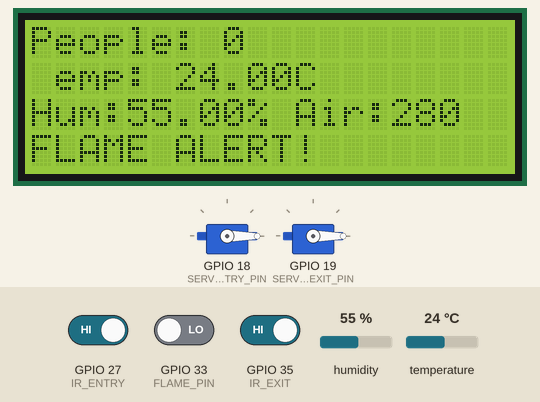
A sketch run on a simulated ESP32. Shown: 20×4 character LCD, 2 × servo. Inputs (shaded band) come from the test bench; at power-on: GPIO 27 (IR_ENTRY) HIGH, GPIO 35 (IR_EXIT) HIGH, GPIO 33 (FLAME_PIN) LOW, humidity 55 %, temperature 24 °C. WiFi joins after 1.5 s; servers stay silent unless stated; random numbers use the default seed unless the sketch sets one.

Above: at 4.5 s.
4.6 s: GPIO 27 (IR_ENTRY) driven LOW
At 5.1 s:
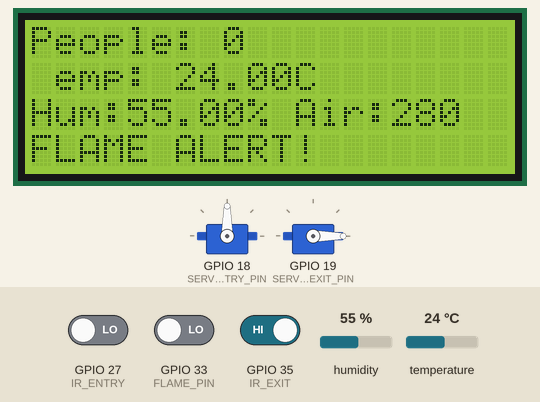
10.6 s: GPIO 35 (IR_EXIT) driven LOW
At 11.1 s:
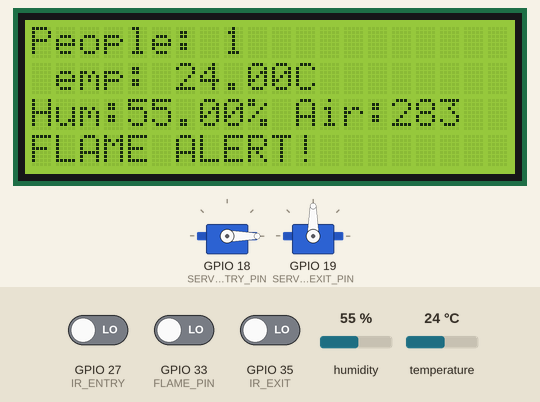
16.6 s: GPIO 33 (FLAME_PIN) driven HIGH
At 16.84 s:
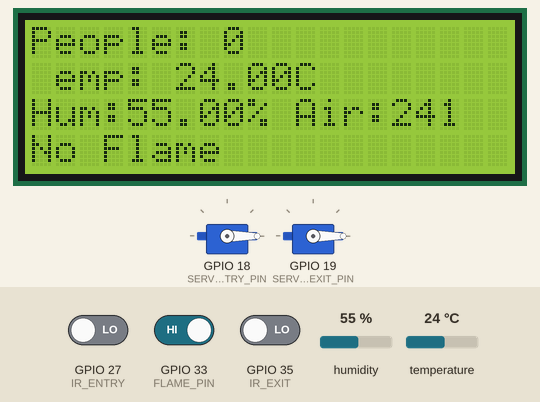
18.9 s: humidity set to 22 %
At 20.23 s:
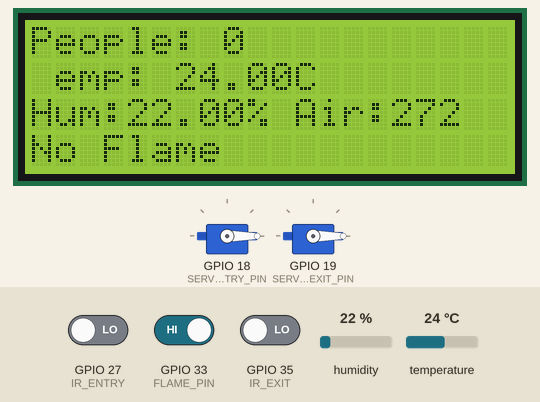
21.6 s: temperature set to 12 °C
At 22.32 s:
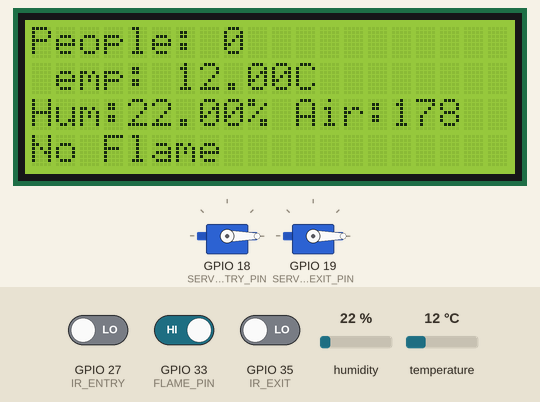
23.6 s: GPIO 33 (FLAME_PIN) driven LOW
At 23.88 s:
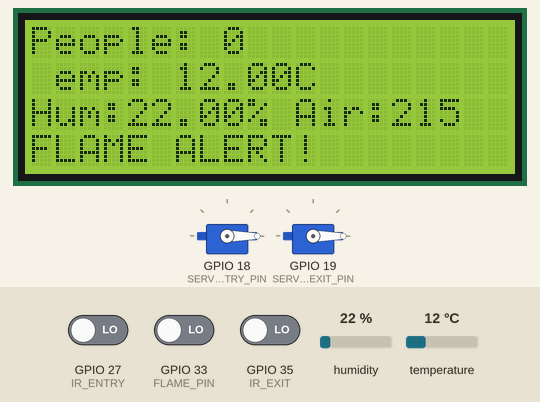
Timing chart, 0 to 26.6 s (numbered marks = the images above; inputs shaded):
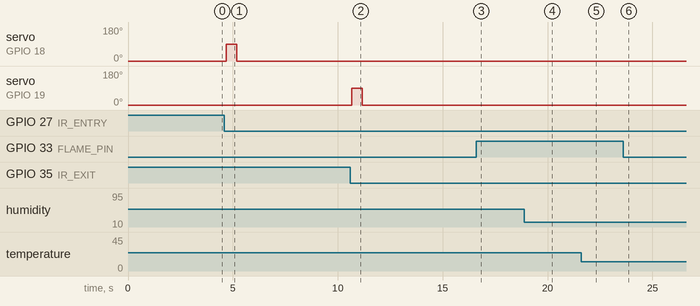

The sketch:

CrowdSense.ino
```cpp
// ================= BLYNK CONFIG =================
// Replace these with your own credentials before running locally

#define BLYNK_TEMPLATE_ID "YOUR_TEMPLATE_ID"
#define BLYNK_TEMPLATE_NAME "YOUR_TEMPLATE_NAME"
#define BLYNK_AUTH_TOKEN "YOUR_AUTH_TOKEN"

#define BLYNK_PRINT Serial

#include <WiFi.h>
#include <BlynkSimpleEsp32.h>
#include <DHT.h>
#include <Wire.h>
#include <LiquidCrystal_I2C.h>
#include <Servo.h>

// ================= WIFI =================
// Replace with your WiFi credentials

char ssid[] = "YOUR_WIFI_NAME";
char pass[] = "YOUR_WIFI_PASSWORD";

// ================= PINS =================

#define IR_ENTRY 27
#define IR_EXIT 35
#define DHTPIN 4
#define DHTTYPE DHT22
#define FLAME_PIN 33

#define SERVO_ENTRY_PIN 18
#define SERVO_EXIT_PIN 19

// ================= OBJECTS =================

DHT dht(DHTPIN, DHTTYPE);
LiquidCrystal_I2C lcd(0x27, 20, 4);

Servo servoEntry;
Servo servoExit;

// ================= VARIABLES =================

int count = 0;

bool entryPrev = HIGH;
bool exitPrev = HIGH;

// ================= SETUP =================

void setup() {

  Serial.begin(115200);

  pinMode(IR_ENTRY, INPUT);
  pinMode(IR_EXIT, INPUT);
  pinMode(FLAME_PIN, INPUT);

  dht.begin();

  lcd.init();
  lcd.backlight();

  servoEntry.attach(SERVO_ENTRY_PIN);
  servoExit.attach(SERVO_EXIT_PIN);

  servoEntry.write(0);
  servoExit.write(0);

  lcd.setCursor(0, 0);
  lcd.print("System Ready");
  delay(1500);
  lcd.clear();

  // -------- BLYNK --------
  Blynk.begin(BLYNK_AUTH_TOKEN, ssid, pass);
}

// ================= LOOP =================

void loop() {

  Blynk.run();  // REQUIRED

  bool entryNow = digitalRead(IR_ENTRY);
  bool exitNow = digitalRead(IR_EXIT);

  // -------- ENTRY --------
  if (entryPrev == HIGH && entryNow == LOW) {

    count++;

    servoEntry.write(90);
    delay(500);
    servoEntry.write(0);
  }

  // -------- EXIT --------
  if (exitPrev == HIGH && exitNow == LOW) {

    if (count > 0) count--;

    servoExit.write(90);
    delay(500);
    servoExit.write(0);
  }

  entryPrev = entryNow;
  exitPrev = exitNow;

  // -------- SENSOR DATA --------

  float temp = dht.readTemperature();
  float hum = dht.readHumidity();
  int fakeAir = random(150, 350);
  bool flame = (digitalRead(FLAME_PIN) == LOW);

  // -------- LCD --------

  lcd.setCursor(0, 0);
  lcd.print("People: ");
  lcd.print(count);
  lcd.print("   ");

  lcd.setCursor(0, 1);
  lcd.print("Temp: ");

  if (!isnan(temp)) {

    lcd.print(temp);
    lcd.print("C   ");

  } else {

    lcd.print("Err   ");
  }

  lcd.setCursor(0, 2);
  lcd.print("Hum:");

  if (!isnan(hum)) {

    lcd.print(hum);
    lcd.print("% ");

  } else {

    lcd.print("Err ");
  }

  lcd.print("Air:");
  lcd.print(fakeAir);
  lcd.print("   ");

  lcd.setCursor(0, 3);

  if (flame) {

    lcd.print("FLAME ALERT! ");

  } else {

    lcd.print("No Flame     ");
  }

  // -------- BLYNK SEND --------

  Blynk.virtualWrite(V0, count);
  Blynk.virtualWrite(V1, temp);
  Blynk.virtualWrite(V2, hum);
  Blynk.virtualWrite(V3, fakeAir);

  if (flame) {

    Blynk.virtualWrite(V4, "🔥 FIRE");

  } else {

    Blynk.virtualWrite(V4, "SAFE");
  }

  delay(200);
}
```

Measured:
- after the input at 4.6 s, servo on GPIO 18 (SERVO_ENTRY_PIN): 0° → 90° after 0.09 s, → 0° 0.50 s later
- after the input at 10.6 s, servo on GPIO 19 (SERVO_EXIT_PIN): 0° → 90° after 0.07 s, → 0° 0.50 s later
